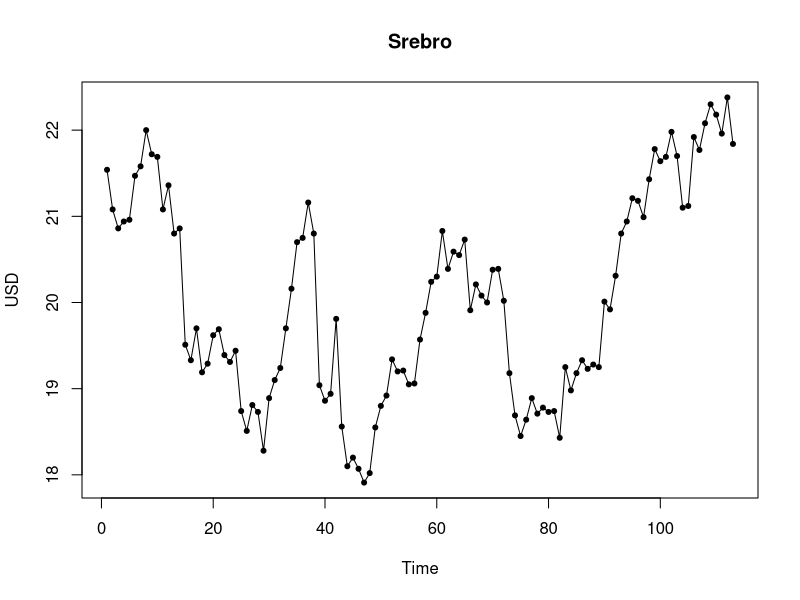
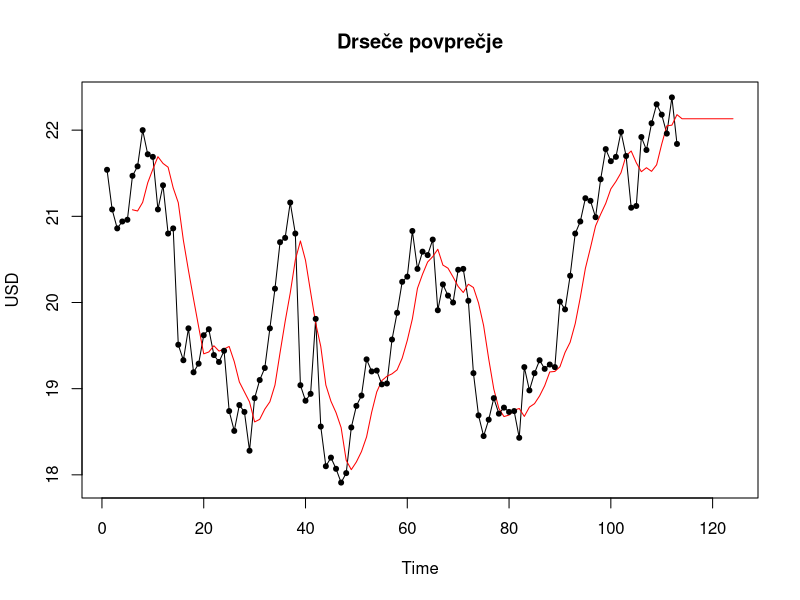
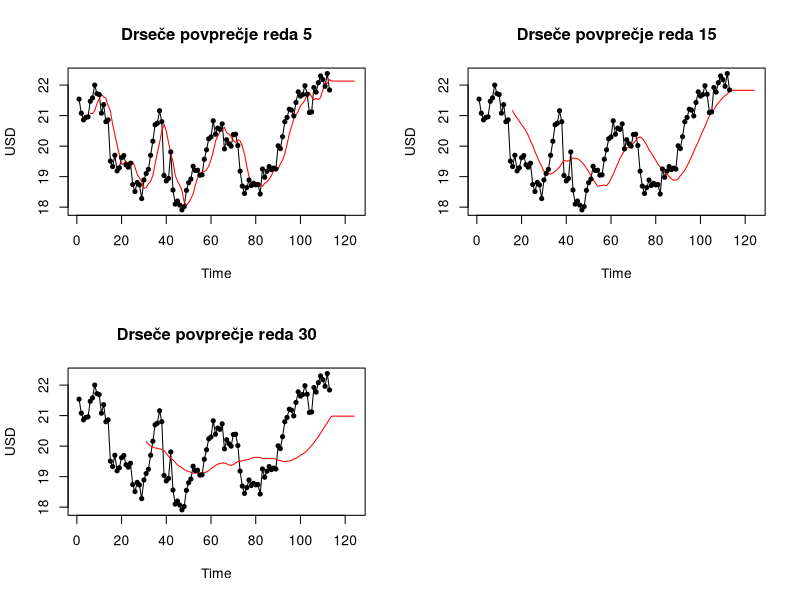
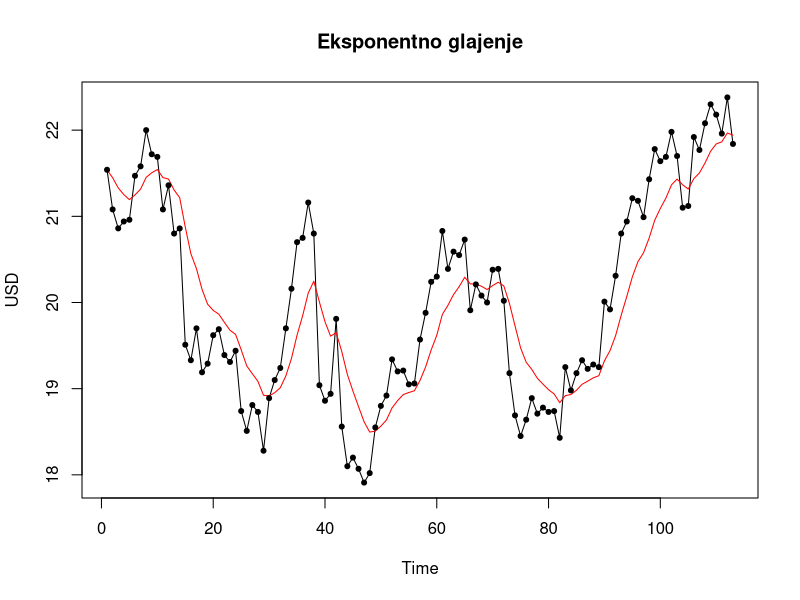
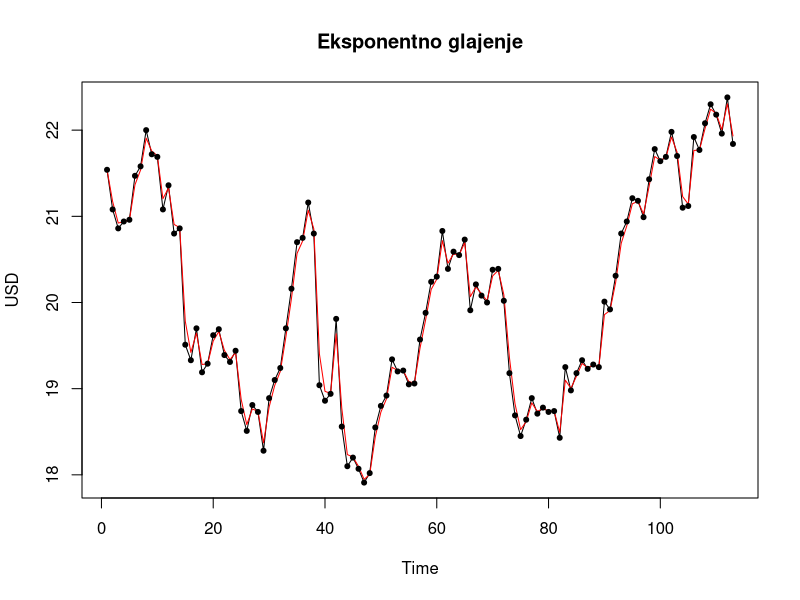

The R script that drew these images, in order:
# 4. DOMAČA NALOGA: GLAJENJE ČASOVNIH VRST 
# Finančni praktikum 2022/23
# Karolina Šavli

library(readr)
library(dplyr)

# 1. naloga ####################################################################
# a)
srebro <- read_csv("srebro22.csv")
srebro <- srebro[1:113,]

#-------------------------------------------------------------------------------

# b)
casovna_vrsta <- ts(srebro$Close)
casovna_vrsta <- as.numeric(gsub("\\$", "", casovna_vrsta))

ts.plot(casovna_vrsta, 
        ylab = "USD", 
        main = "Srebro")
points(casovna_vrsta, 
       pch = 20)

# ==============================================================================
# ==============================================================================

# 2. naloga ####################################################################
# a)
G <- function(vrsta, k){
  # funckija G časovni vrsti priredi zglajene vrednosti
  T <- length(vrsta)
  zglajene <- c()
  for (i in (1 + k) : (T + 1)){
    zglajene[i] <- sum(vrsta[(i - 1) : (i - k)]) / k
  }
  zglajene
}

#-------------------------------------------------------------------------------

# b)
# drseče povprečje reda 5 (k = 5)
napovedovanje <- function(vrsta, k){
  zglajena_vrsta <- G(vrsta, k)
  napoved <- rep(tail(zglajena_vrsta, n = 1), 10)
  napoved_vrsta <- ts(c(zglajena_vrsta, napoved))
  return(napoved_vrsta)
}

napoved <- napovedovanje(casovna_vrsta, 5)

#-------------------------------------------------------------------------------

# c)
ts.plot(ts(casovna_vrsta),
        ts(napoved),
        main = "Drseče povprečje", 
        ylab = "USD", 
        col = c("black","red"))
points(casovna_vrsta, pch = 20)

#-------------------------------------------------------------------------------

# d) SREDNJE KVADRATNA NAPAKA oz. MSE
srednja_kvadratna_napaka <- function(vrsta, k){
  T <- length(vrsta)
  napaka <- 0
  for (i in k : (T - 1)){
    napaka <- napaka + (vrsta[i + 1] - G(vrsta, k)[i + 1]) ^ 2
  }
  return(napaka / (T - k))
}

srednja_kvadratna_napaka(casovna_vrsta, 5)
# 0.4226481

#-------------------------------------------------------------------------------

# e)
# red glajenje k = 15
# točka b) za k = 15:
napoved15 <- napovedovanje(casovna_vrsta, 15)
napoved15
# točka d) za k = 15:
srednja_kvadratna_napaka(casovna_vrsta, 15)
# 1.050176

# red glajenje k = 30
# točka b) za k = 30:
napoved30 <- napovedovanje(casovna_vrsta, 30)
napoved30
# točka d) za k = 30:
srednja_kvadratna_napaka(casovna_vrsta, 30)
# 1.200601

# točka c) za k = 15 in k = 30. Grafa morata biti narisana drug poleg drugega
par(mfrow=c(2,2))

graf1 <- ts.plot(ts(casovna_vrsta),
        ts(napoved),
        main = "Drseče povprečje reda 5", 
        ylab = "USD", 
        col = c("black","red"))
points(casovna_vrsta, pch = 20)

graf2 <- ts.plot(ts(casovna_vrsta),
        ts(napoved15),
        main = "Drseče povprečje reda 15", 
        ylab = "USD", 
        col = c("black","red"))
points(casovna_vrsta, pch = 20)

graf3 <- ts.plot(ts(casovna_vrsta),
        ts(napoved30),
        main = "Drseče povprečje reda 30", 
        ylab = "USD", 
        col = c("black","red"))
points(casovna_vrsta, pch = 20)

# ------------------------

par(mfrow=c(1,1))

# ==============================================================================
# ==============================================================================

# 3. naloga ####################################################################
# a)
EG <- function(vrsta, alpha){
  T <- length(vrsta)
  glajene_vrednosti <- vrsta[1]
  for (i in 2 : T){
    glajene_vrednosti[i] <- alpha * vrsta[i] + (1 - alpha)*glajene_vrednosti[i - 1]
  }
  vrsta <- ts(glajene_vrednosti)
  return(vrsta)
}

#-------------------------------------------------------------------------------

# b)
# alpha <- 0.2 (izbiram iz intervala [0.1, 0.3])
zglajena_vrsta1 <- EG(casovna_vrsta, 0.2)
# napoved:
last(zglajena_vrsta1)
# 21.94184

# graf:
ts.plot(ts(casovna_vrsta),
        ts(zglajena_vrsta1), 
        main = "Eksponentno glajenje",
        ylab = "USD", 
        col = c("black","red"))
points(casovna_vrsta, pch = 20)

#-------------------------------------------------------------------------------

# c)
# alpha <- 0.8 (izbiram iz intervala [0.7, 0.9])
zglajena_vrsta2 <- EG(casovna_vrsta, 0.8)
# napoved:
last(zglajena_vrsta2)
# 21.93306

# graf:
ts.plot(ts(casovna_vrsta),
        ts(zglajena_vrsta2), 
        main = "Eksponentno glajenje",
        ylab = "USD", 
        col = c("black","red"))
points(casovna_vrsta, pch = 20)

